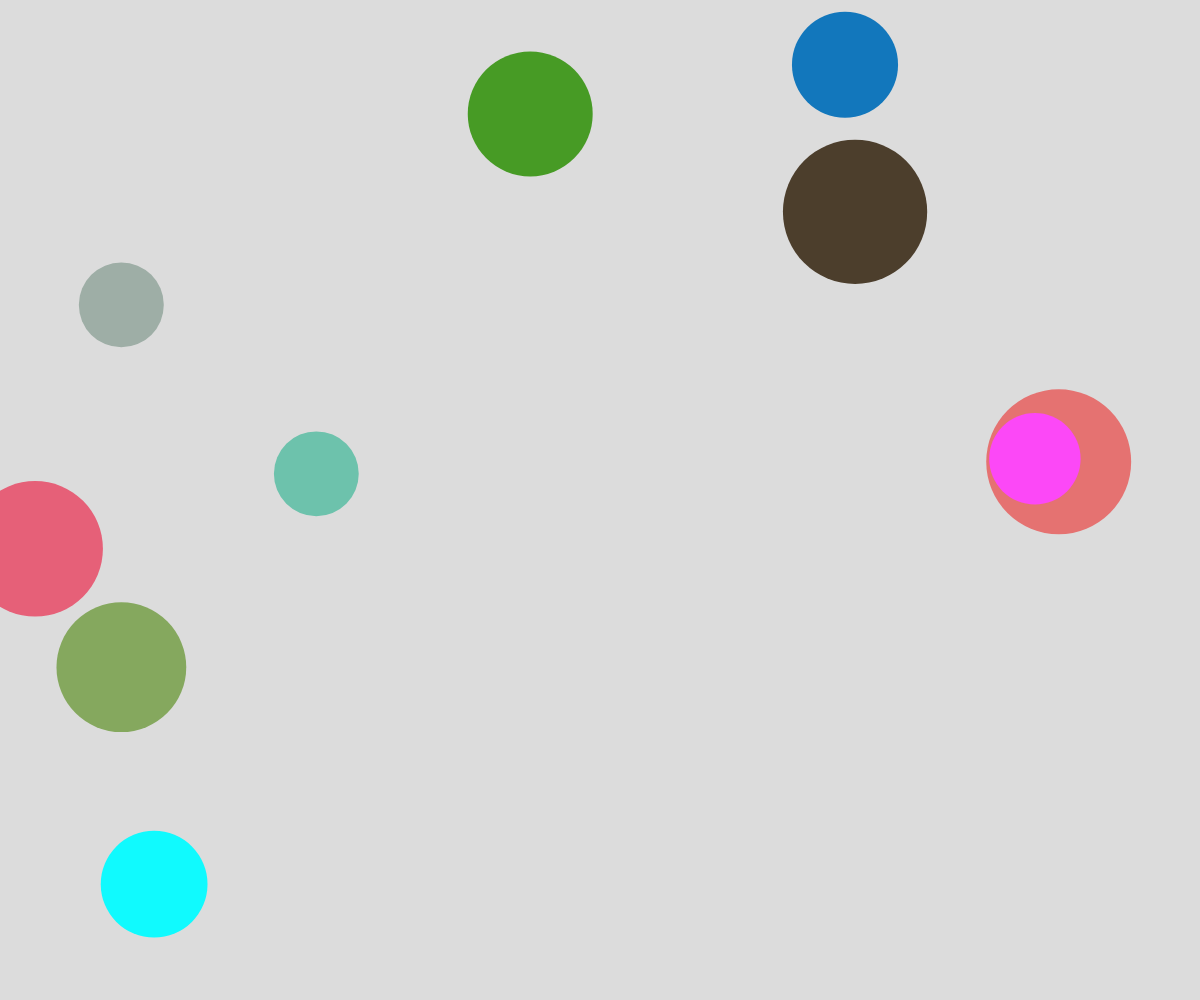
Frame 1 (no input)
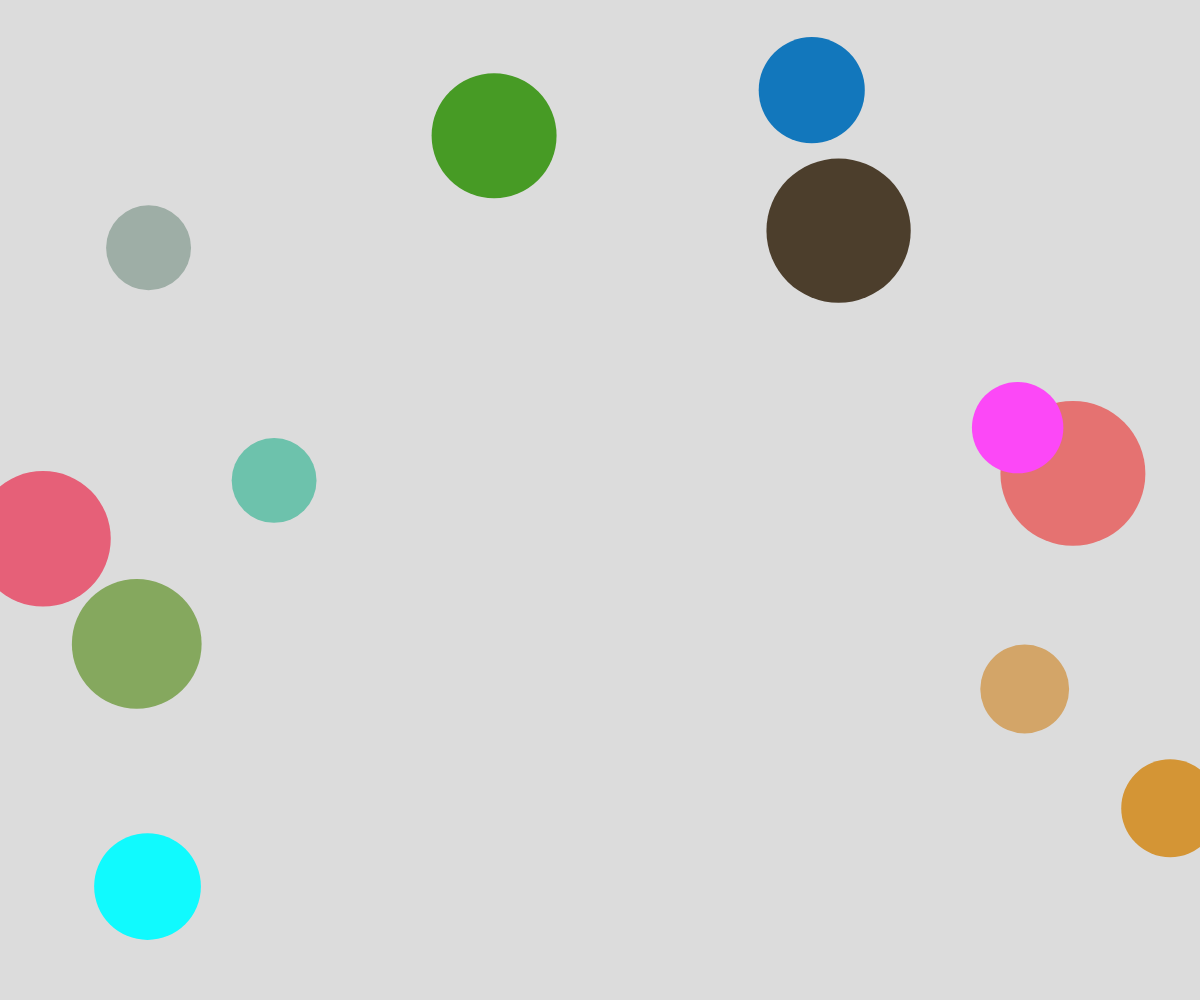
Frame 60 (no input)
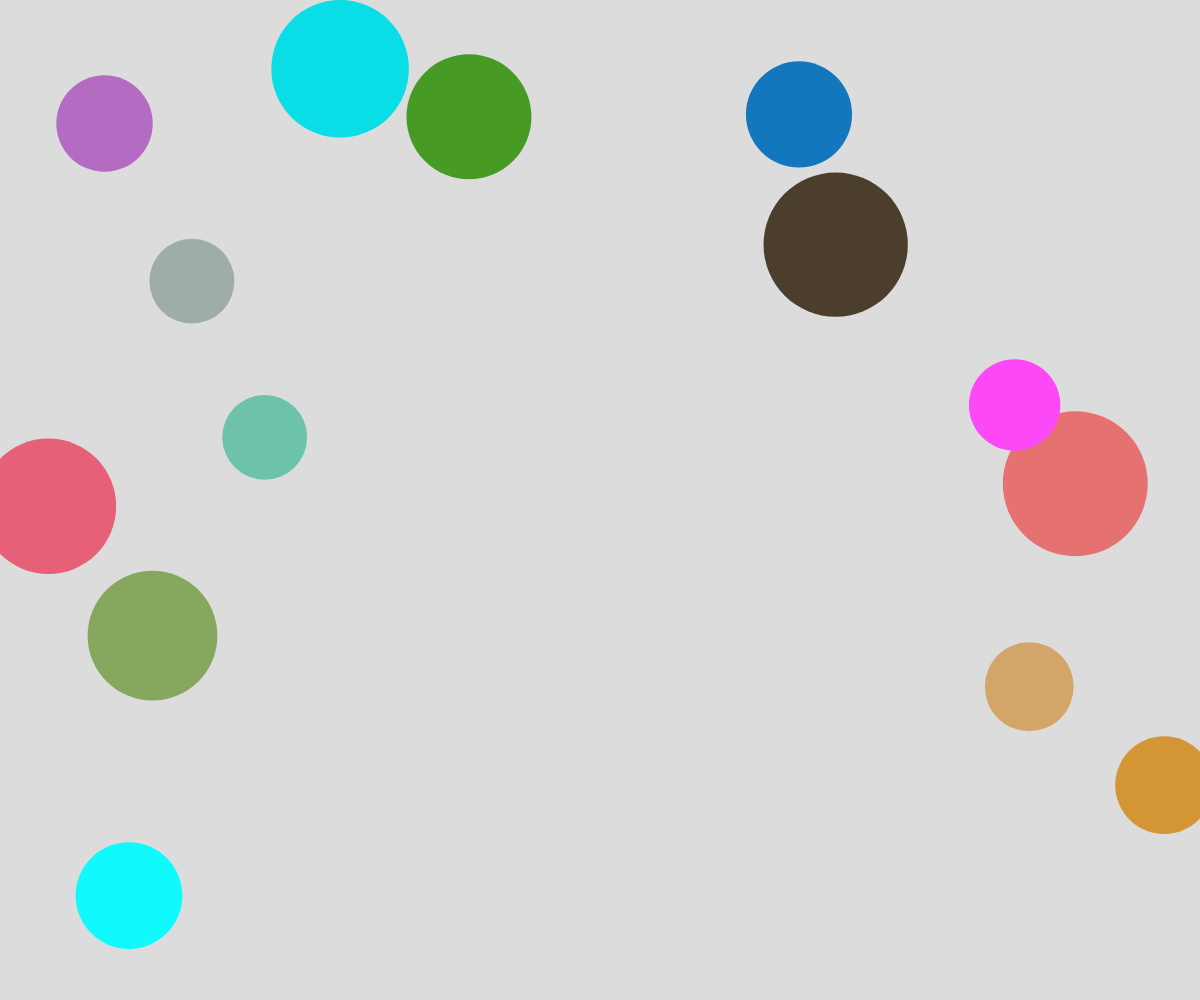
Frame 120 (the mouse pressed at the canvas centre since frame 60)

The p5.js sketch that drew these frames (run headless with seeded random() and noise() and a simulated clock; from frame 60 on, the mouse is pressed at the canvas centre):

// p5.js sketch
// ── sketch.js
// Bubble Object Notation and Arrays Demo
// Luke P-F
// 3/17/2025
//
// Extra for Experts:
// - describe what you did to take this project "above and beyond"

let theBubbles = [];

function setup() {
  createCanvas(windowWidth, windowHeight);
  noStroke();
  for (let i = 0; i < 10; i++) {
    spawnBubble();
  }

  // Spawn a new bubble every half second
  window.setInterval(spawnBubble, 500);
}

function draw() {
  background(220);

  for (let bubble of theBubbles) {
    // Jitter bubble
    bubble.dx = random(-5, 5);
    bubble.dy = random(-5, 5);
    
    // Move bubble
    moveBubble(bubble);

    // Display bubble
    displayBubble(bubble);
  }
}

function spawnBubble() {
  let someBubble = {
    x: random(width),
    y: random(height),
    dx: random(-5, 5),
    dy: random(-5, 5),
    radius: random(40, 80),
    r: random(255),
    g: random(255),
    b: random(255),
  };
  theBubbles.push(someBubble);
}

function mouseClicked() {
  for (let bubble of theBubbles) {
    if (mouseX > bubble.x - bubble.radius && mouseX < bubble.x + bubble.radius && mouseY > bubble.y - bubble.radius && mouseY < bubble.y + bubble.radius) {
      theBubbles.splice(theBubbles.indexOf(bubble), 1);
    }
  }
}

function moveBubble(someBubble) {
  someBubble.x += someBubble.dx;
  someBubble.y += someBubble.dy;
}

function displayBubble(someBubble) {
  fill(someBubble.r, someBubble.g, someBubble.b);
  circle(someBubble.x, someBubble.y, someBubble.radius * 2);
}
